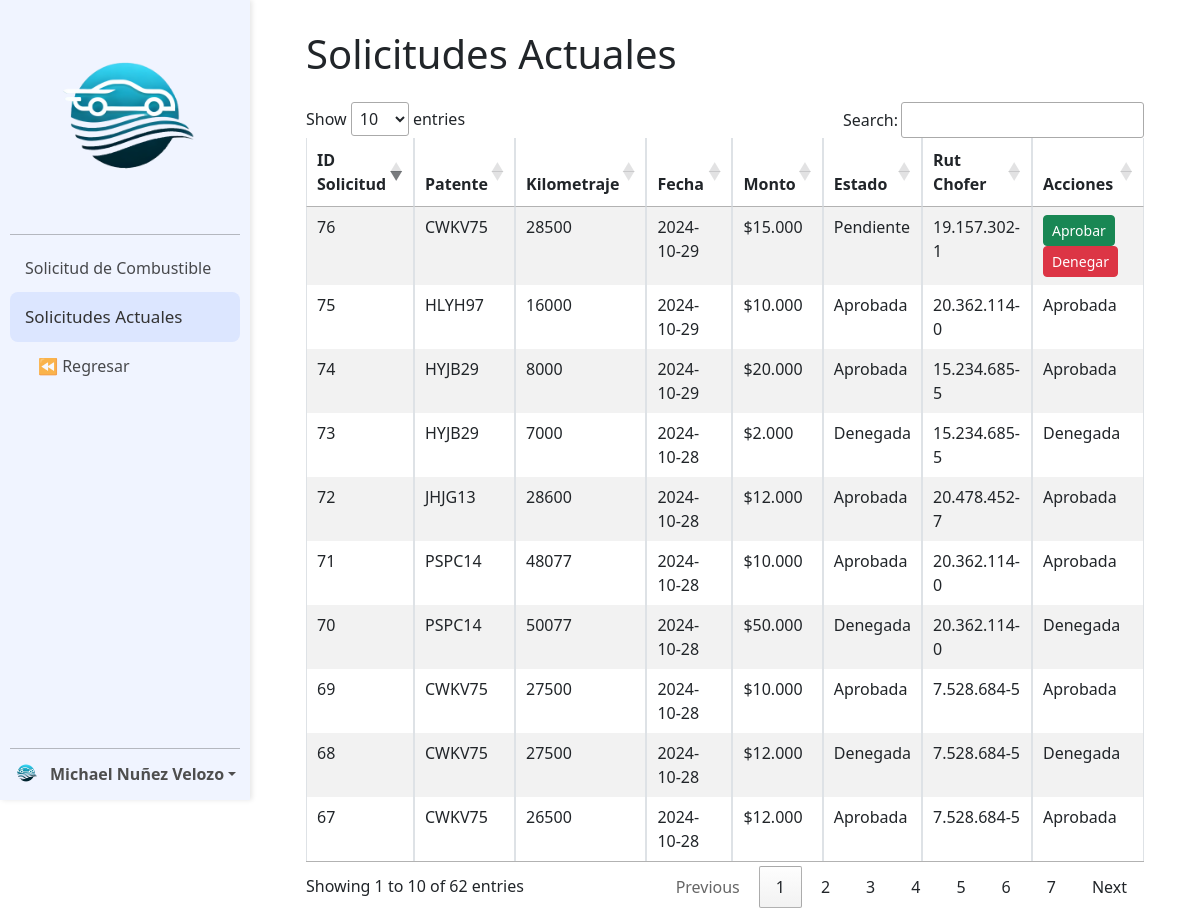
Page /Modulo_Flota/solicitud_combustible/lista_solicitudes.php (signed in) on the committed database.
### tables this page shows
CREATE TABLE `solicitud_combustible` (
  `id_solicitud` int(11) NOT NULL AUTO_INCREMENT,
  `patente` varchar(8) NOT NULL,
  `rut` varchar(15) NOT NULL,
  `fecha` date NOT NULL,
  `kilometraje` int(11) NOT NULL,
  `monto` decimal(10,2) NOT NULL,
  `estado` enum('Pendiente','Aprobada','Denegada') DEFAULT 'Pendiente',
  `rut_autorizador` varchar(15) DEFAULT NULL,
  PRIMARY KEY (`id_solicitud`),
  KEY `patente` (`patente`),
  KEY `rut` (`rut`),
  CONSTRAINT `solicitud_combustible_ibfk_1` FOREIGN KEY (`patente`) REFERENCES `vehiculo` (`patente`),
  CONSTRAINT `solicitud_combustible_ibfk_2` FOREIGN KEY (`rut`) REFERENCES `usuario` (`rut`)
);

### Modulo_Flota/solicitud_combustible/lista_solicitudes.php (the view, shortened to what this page needs)
<?php
include("../conexion.php");
$sql_solicitudes = "
    SELECT sc.id_solicitud, sc.patente, sc.kilometraje, sc.fecha, sc.monto, sc.estado, sc.rut
    FROM solicitud_combustible sc
    JOIN usuario u ON sc.rut = u.rut
    WHERE u.supervisor = ? OR ? = 1";
$stmt = $conexion->prepare($sql_solicitudes);
$stmt->bind_param("ss", $_SESSION['rut'], $_SESSION['rol']);
$stmt->execute();
$resultado_solicitudes = $stmt->get_result();
?>
<!DOCTYPE html>
<html lang="es" dir="ltr">
<head>
    <link rel="stylesheet" type="text/css" href="../estilos_generales/sidebar.css">
    <link href="https://cdn.jsdelivr.net/npm/bootstrap@5.3.0-alpha3/dist/css/bootstrap.min.css" rel="stylesheet">
    <link rel="stylesheet" href="//cdn.datatables.net/1.13.7/css/jquery.dataTables.min.css" />
</head>
<body>
    <nav class="sidebar">
        <div class="cuadricula">
            <a href="">
                <img src="../img/logo.png" alt="Logo" class="logo_Blanco">
            </a>
            <hr class="sidebarHr">
            <a class="elemento" href="lista_solicitud.php">Solicitud de Combustible</a>
            <a class="elemento activo" href="">Solicitudes Actuales</a>
            <a class="elemento sub" href="../index.php">⏪ Regresar</a>
        </div>
        <div class="dropdown">
            <hr class="sidebarHr">
            <a href="#" class="d-flex align-items-center text-white text-decoration-none dropdown-toggle" data-bs-toggle="dropdown" aria-expanded="false">
                <img src="../img/logo.png" alt="" width="32" height="32" class="rounded-circle me-2">
                <strong><?php echo isset($_SESSION['nombre']) ? htmlspecialchars($_SESSION['nombre']) : 'Usuario'; ?></strong>
            </a>
        </div>
    </nav>
    <main class="content">
        <div class="d-flex justify-content-between align-items-center mb-3">
            <h1>Solicitudes Actuales</h1>
        </div>
        <table id="tabla_solicitudes" class="table table-striped table-bordered">
            <thead>
                <tr>
                    <th>ID Solicitud</th>
                    <th>Patente</th>
                    <th>Kilometraje</th>
                    <th>Fecha</th>
                    <th>Monto</th>
                    <th>Estado</th>
                    <th>Rut Chofer</th>
                    <th>Acciones</th>
                </tr>
            </thead>
            <tbody>
                <?php if ($resultado_solicitudes && $resultado_solicitudes->num_rows > 0): ?>
                    <?php while ($solicitud = $resultado_solicitudes->fetch_assoc()): ?>
                        <tr>
                            <td><?= htmlspecialchars($solicitud['id_solicitud']) ?></td>
                            <td><?= htmlspecialchars($solicitud['patente']) ?></td>
                            <td><?= htmlspecialchars($solicitud['kilometraje']) ?></td>
                            <td><?= htmlspecialchars($solicitud['fecha']) ?></td>
                            <td><?= '$' . number_format($solicitud['monto'], 0, ',', '.') ?></td>
                            <td><?= htmlspecialchars($solicitud['estado']) ?></td>
                            <td><?= htmlspecialchars($solicitud['rut']) ?></td>
                            <td>
                                <?php if ($solicitud['estado'] === 'Pendiente'): ?>
                                    <form action="php/gestionar_solicitud.php" method="POST" class="d-inline">
                                        <button type="submit" class="btn btn-success btn-sm">Aprobar</button>
                                    </form>
                                    <form action="php/gestionar_solicitud.php" method="POST" class="d-inline">
                                        <button type="submit" class="btn btn-danger btn-sm">Denegar</button>
                                    </form>
                                <?php else: ?>
                                    <?= htmlspecialchars($solicitud['estado']) ?>
                                <?php endif; ?>
                            </td>
                        </tr>
                    <?php endwhile ?>
                <?php endif ?>
            </tbody>
        </table>
    </main>
</body>
</html>

### Modulo_Flota/estilos_generales/sidebar.css (style rules this page uses)
.sidebar { padding: 10px; width: 250px; background-color: #f0f4ff; position: fixed; height: 100vh; display: flex; flex-direction: column; justify-content: space-between; z-index: 1; overflow-y: auto; transition: all 0.3s ease; box-shadow: 2px 0 5px rgba(0, 0, 0, 0.1); }
img.logo_Blanco { width: 100%; }
.cuadricula a { display: block; color: #000000 !important; padding: 12px 15px 12px 15px; text-decoration: none; transition: 0.3s; border-radius: 8px; }
.sidebar a.elemento { opacity: 0.7; }
.sidebar a.elemento.activo { opacity: 1; font-size: 17px; background-color: #dce6ff; color: #333 !important; }
.sidebar a.sub { padding-left: 28px; }
.content { margin-left: 250px; padding-top: 30px !important; padding-left: 56px !important; padding-right: 56px !important; padding-bottom: 10px !important; transition: margin-left 0.3s ease; }
hr.sidebarHr { position: relative !important; margin-top: 0px !important; margin-bottom: 9px !important; color: #020202 !important; }
.dropdown a { color: #4e4e4e !important; }

### rows in the picture
solicitud_combustible: id_solicitud "67", patente "CWKV75", kilometraje "26500", fecha "2024-10-28", monto "12.000", estado "Aprobada", rut "7.528.684-5"
solicitud_combustible: id_solicitud "68", patente "CWKV75", kilometraje "27500", fecha "2024-10-28", monto "12.000", estado "Denegada", rut "7.528.684-5"
solicitud_combustible: id_solicitud "69", patente "CWKV75", kilometraje "27500", fecha "2024-10-28", monto "10.000", estado "Aprobada", rut "7.528.684-5"
solicitud_combustible: id_solicitud "70", patente "PSPC14", kilometraje "50077", fecha "2024-10-28", monto "50.000", estado "Denegada", rut "20.362.114-0"
solicitud_combustible: id_solicitud "71", patente "PSPC14", kilometraje "48077", fecha "2024-10-28", monto "10.000", estado "Aprobada", rut "20.362.114-0"
solicitud_combustible: id_solicitud "72", patente "JHJG13", kilometraje "28600", fecha "2024-10-28", monto "12.000", estado "Aprobada", rut "20.478.452-7"
solicitud_combustible: id_solicitud "73", patente "HYJB29", kilometraje "7000", fecha "2024-10-28", monto "2.000", estado "Denegada", rut "15.234.685-5"
solicitud_combustible: id_solicitud "74", patente "HYJB29", kilometraje "8000", fecha "2024-10-29", monto "20.000", estado "Aprobada", rut "15.234.685-5"
solicitud_combustible: id_solicitud "75", patente "HLYH97", kilometraje "16000", fecha "2024-10-29", monto "10.000", estado "Aprobada", rut "20.362.114-0"
solicitud_combustible: id_solicitud "76", patente "CWKV75", kilometraje "28500", fecha "2024-10-29", monto "15.000", estado "Pendiente", rut "19.157.302-1"

### other values in the picture
$_SESSION['nombre'] "Michael Nuñez Velozo"
